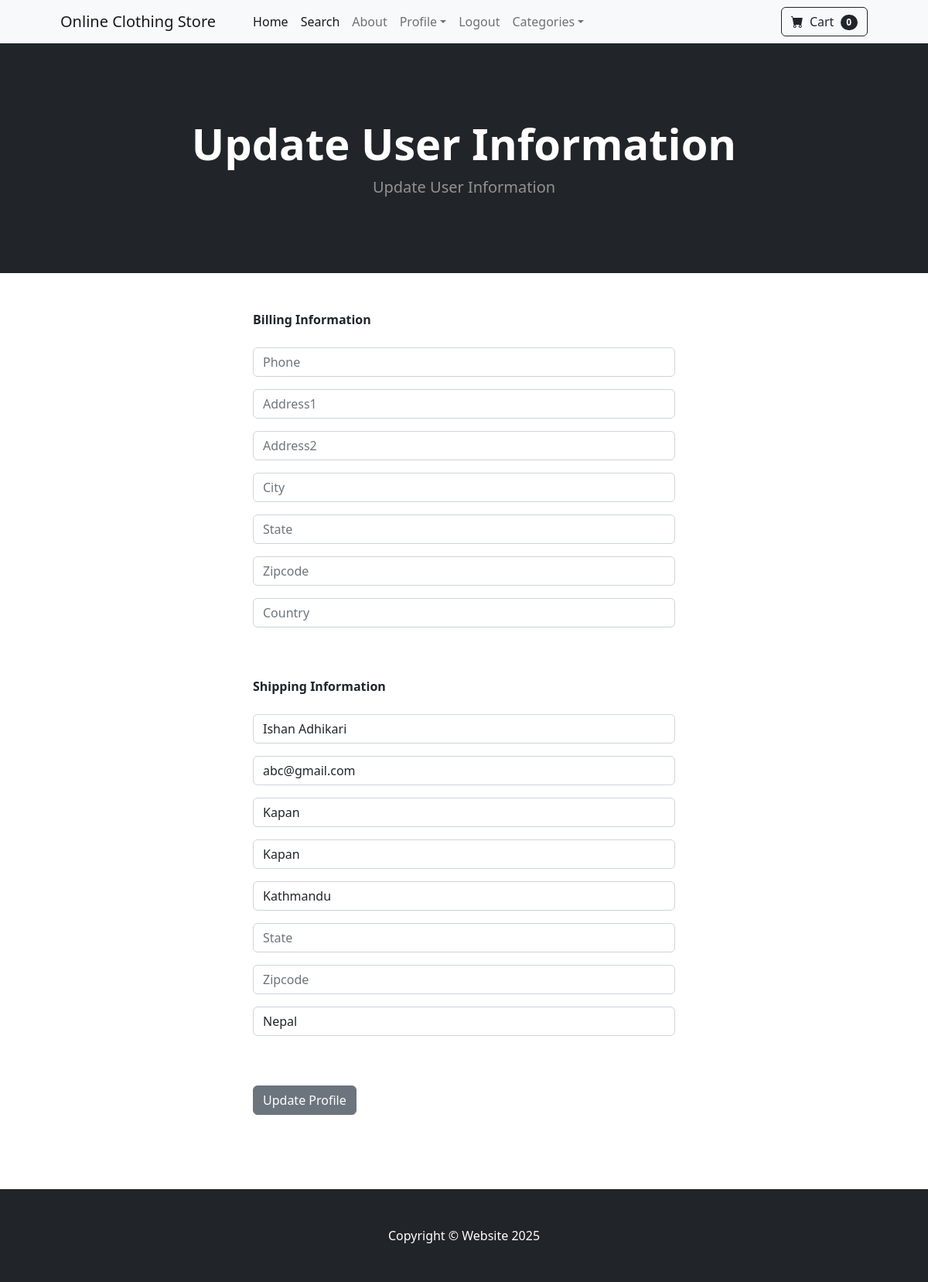
The page /update_info/ (signed in) on the database its author committed.
### store/models.py (models this page shows, shortened)
class Profile(models.Model):
    user = models.OneToOneField(User, on_delete=models.CASCADE) #delete profile and stuff
    date_modified = models.DateTimeField(User,auto_now=True)
    phone = models.CharField(blank=True)
    address1 = models.CharField(blank=True,max_length=200)
    address2 = models.CharField(blank=True,max_length=200)
    state = models.CharField(blank=True,max_length=200)
    city = models.CharField(max_length=100,blank=True)
    zipcode = models.CharField(blank=True,max_length=200)
    country = models.CharField(blank=True,max_length=200)
    old_cart = models.CharField(blank=True,max_length=200,null=True)

### payment/models.py (models this page shows, shortened)
class ShippingAddress(models.Model):
    user = models.ForeignKey(User, on_delete=models.CASCADE, null=True, blank=True)
    shipping_full_name = models.CharField(max_length=100)
    shipping_email = models.CharField(max_length=100)
    shipping_address1 = models.CharField(max_length=100)
    shipping_address2 = models.CharField(max_length=100)
    shipping_city = models.CharField(max_length=100)
    shipping_state = models.CharField(max_length=100, null=True, blank=True)
    shipping_zipcode = models.CharField(max_length=100, null=True, blank=True)
    shipping_country = models.CharField(max_length=100)
    class Meta:
        verbose_name_plural = "Shipping Address"

### store/views.py (the view)
# urls.py: path('update_info/',views.update_info, name="update_info"),
def update_info(request):
    if request.user.is_authenticated:
        current_user = Profile.objects.get(user__id=request.user.id)
        shipping_user = ShippingAddress.objects.get(user__id=request.user.id)
        form = UserInfoForm(request.POST or None, instance=current_user)
        shipping_form = ShippingForm(request.POST or None,instance=shipping_user)
        if form.is_valid() or shipping_form.is_valid():
            form.save()
            shipping_form.save()
            messages.success(request,"your info has been updated!!!")
            return redirect('home')
        return render(request,"update_info.html", { 'form':form, 'shipping_form':shipping_form })
    else:
        messages.success(request,"Log in to access the page!!")
        return redirect('home')

### store/forms.py
class UserInfoForm(forms.ModelForm):
	phone = forms.CharField(label="",widget=forms.TextInput(attrs={'class':'form-control','placeholder':'Phone'}),required=False)
	address1 = forms.CharField(label="",widget=forms.TextInput(attrs={'class':'form-control','placeholder':'Address1'}),required=False)
	address2 = forms.CharField(label="",widget=forms.TextInput(attrs={'class':'form-control','placeholder':'Address2'}),required=False)
	state = forms.CharField(label="",widget=forms.TextInput(attrs={'class':'form-control','placeholder':'State'}),required=False)
	zipcode = forms.CharField(label="",widget=forms.TextInput(attrs={'class':'form-control','placeholder':'Zipcode'}),required=False)
	country = forms.CharField(label="",widget=forms.TextInput(attrs={'class':'form-control','placeholder':'Country'}),required=False)
	city = forms.CharField(label="",widget=forms.TextInput(attrs={'class':'form-control','placeholder':'City'}),required=False)
	class Meta:
		model = Profile
		fields = ('phone', 'address1', 'address2', 'city', 'state', 'zipcode', 'country')

### cart/cart.py (called while the page is built)
    def __len__(self):
        return len(self.cart)

### cart/context_processors.py (called while the page is built)
def cart(request):
    return {'cart' : Cart(request)}

### store/templates/update_info.html (shortened to what this page needs)
{% extends "base.html" %}
{% block content %}
<header class="bg-dark py-5">
            <div class="container px-4 px-lg-5 my-5">
                <div class="text-center text-white">
                    <h1 class="display-4 fw-bolder">Update User Information</h1>
                    <p class="lead fw-normal text-white-50 mb-0">Update User Information</p>
                </div>
            </div>
        </header>
        <br><br>
        <div class="container">
            <div class="row">
                    <div class="col-md-6 offset-md-3">
<strong>Billing Information</strong> <br> <br>
 <form method="POST" action=" {% url "update_info" %} ">
    {{ form.as_p }}
<br> <br>
<strong>Shipping  Information</strong> <br> <br>
{{shipping_form.as_p}}
<br> <br>
    <button type="submit" class="btn btn-secondary"> Update Profile </button>
</form>
<br> <br>
    <br> <br>
                    </div>
            </div>
        </div>
{% endblock content %}

### rows shown on the page
ShippingAddress: shipping_full_name "Ishan Adhikari", shipping_email "abc@gmail.com", shipping_address1 "Kapan", shipping_address2 "Kapan", shipping_city "Kathmandu", shipping_country "Nepal"

### other values the page prints
{{ cart|length }} "0"
